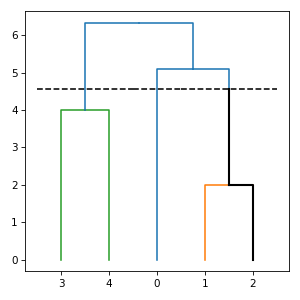

This figure's Python source:
import numpy
import matplotlib.pyplot
from subrela.records import from_arrays
from subrela.clustering import get_clusters
from subrela.analysis import get_strong_relevances, get_weak_relevances
from subrela.plot import get_dendrogram_data, get_trace_data
from subrela.plot.matplotlib import draw_dendrogram, draw_trace

scores = from_arrays([[False, False, False, True, True],
                      [True, False, False, True, True],
                      [False, True, False, True, True],
                      [True, True, False, True, True],
                      [False, False, True, True, True],
                      [True, False, True, True, True],
                      [False, True, True, True, True],
                      [True, True, True, True, True]],
                     [0.7, 0.7, 0.8, 0.8, 0.9, 0.9, 1., 1.])
X = numpy.array([[0, -5, -5, 6, 6], [0, -1, 1, -2, 2]])

Z = get_clusters(X)
leaf_data, node_data, tree_data, cut_data = get_dendrogram_data(
    Z, groups=[0, 5, 6])
sr = get_strong_relevances(scores, Z, clusters=[5])
wr = get_weak_relevances(scores, Z, 5)
trace_data = get_trace_data(node_data, cut_data, sr, wr, tol=0.1)

_, ax = matplotlib.pyplot.subplots(figsize=(4, 4))
draw_dendrogram(ax, leaf_data, tree_data, cut_data)
draw_trace(ax, trace_data)
matplotlib.pyplot.show()
